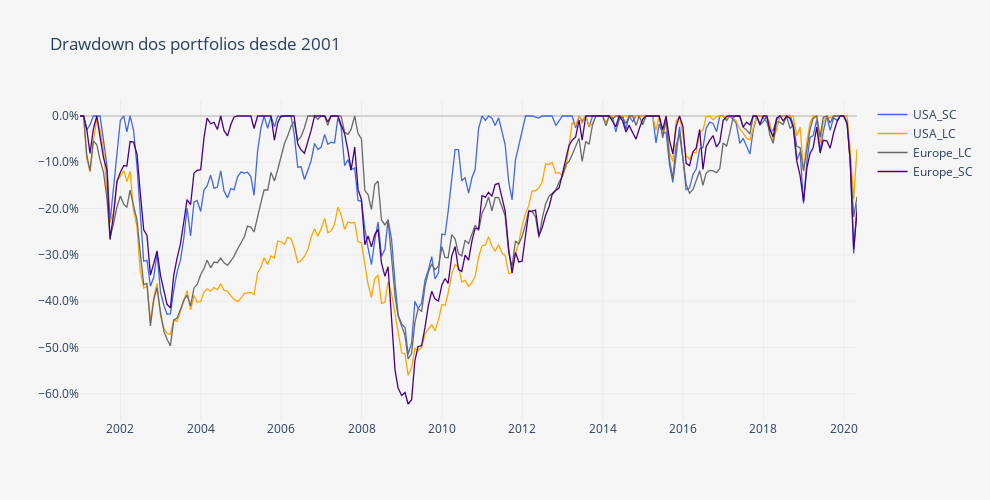

The cell this chart's notebook holds for it:
### Code cell
DD = pa.compute_drawdowns(fundos)
DD = DD /100

layout = go.Layout(
    title='Drawdown dos portfolios desde 2001',
    plot_bgcolor='#f5f5f5',
    paper_bgcolor='#f5f5f5',
    width=990,
    height=500,
    xaxis=dict(
        title='',
        showgrid=True,
        gridcolor='#ebebeb',
        titlefont=dict(size=12),
    ),
    yaxis=dict(
        title='',
        showgrid=True,
        gridcolor='#ebebeb',
        zeroline=True, # Adicionar ou não a zero line
        zerolinecolor='#d2d2d2',
        tickformat=".1%" # tickformat=".2%" se quiseres mais casas decimais
    ))

trace0 = go.Scatter(
    x = DD.index,
    y = DD.iloc[:, 0],
    name = DD.columns.to_list()[0],
    line = dict(
        color = 'royalblue',
        width = 1.3)
)

trace1 = go.Scatter(
    x = DD.index,
    y = DD.iloc[:, 1],
    name = DD.columns.to_list()[1],
    line = dict(
        color = 'orange',
        width = 1.3)
)

trace2 = go.Scatter(
    x = DD.index,
    y = DD.iloc[:, 2],
    name = DD.columns.to_list()[2],
    line = dict(
        color = 'dimgrey',
        width = 1.3)
)

trace3 = go.Scatter(
    x = DD.index,
    y = DD.iloc[:, 3],
    name = DD.columns.to_list()[3],
    line = dict(
        color = 'indigo',
        width = 1.3)
)

data = [trace0, trace1, trace2, trace3]
        
fig = go.Figure(data=data, layout=layout)
py.iplot(fig)

### Figure 1 — Plotly figure (JSON) as saved in the notebook; plotly's stock layout.template omitted (floating-point values rounded to 4 significant figures; data arrays with more than 128 entries replaced by an {"elided": "..."} marker saying what was removed)
{"data": [{"line": {"color": "royalblue", "width": 1.3}, "name": "USA_SC", "type": "scatter", "x": {"elided": "233 str values"}, "y": {"elided": "233 float values"}}, {"line": {"color": "orange", "width": 1.3}, "name": "USA_LC", "type": "scatter", "x": {"elided": "233 str values"}, "y": {"elided": "233 float values"}}, {"line": {"color": "dimgrey", "width": 1.3}, "name": "Europe_LC", "type": "scatter", "x": {"elided": "233 str values"}, "y": {"elided": "233 float values"}}, {"line": {"color": "indigo", "width": 1.3}, "name": "Europe_SC", "type": "scatter", "x": {"elided": "233 str values"}, "y": {"elided": "233 float values"}}], "layout": {"height": 500, "paper_bgcolor": "#f5f5f5", "plot_bgcolor": "#f5f5f5", "title": {"text": "Drawdown dos portfolios desde 2001"}, "width": 990, "xaxis": {"autorange": true, "gridcolor": "#ebebeb", "range": ["2000-12-29", "2020-04-30"], "showgrid": true, "title": {"font": {"size": 12}, "text": ""}, "type": "date"}, "yaxis": {"autorange": true, "gridcolor": "#ebebeb", "range": [-0.6568, 0.03457], "showgrid": true, "tickformat": ".1%", "title": {"text": ""}, "type": "linear", "zeroline": true, "zerolinecolor": "#d2d2d2"}}}
